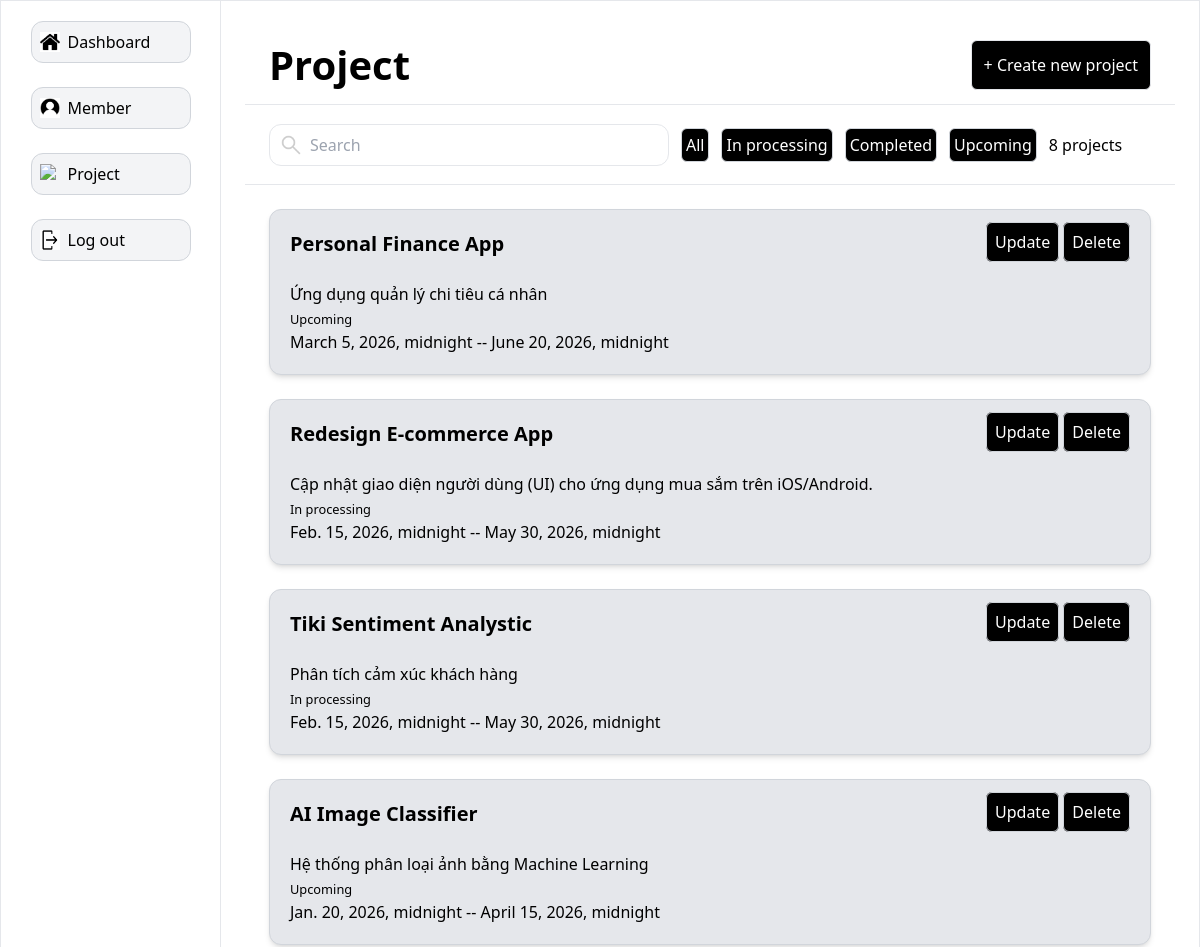
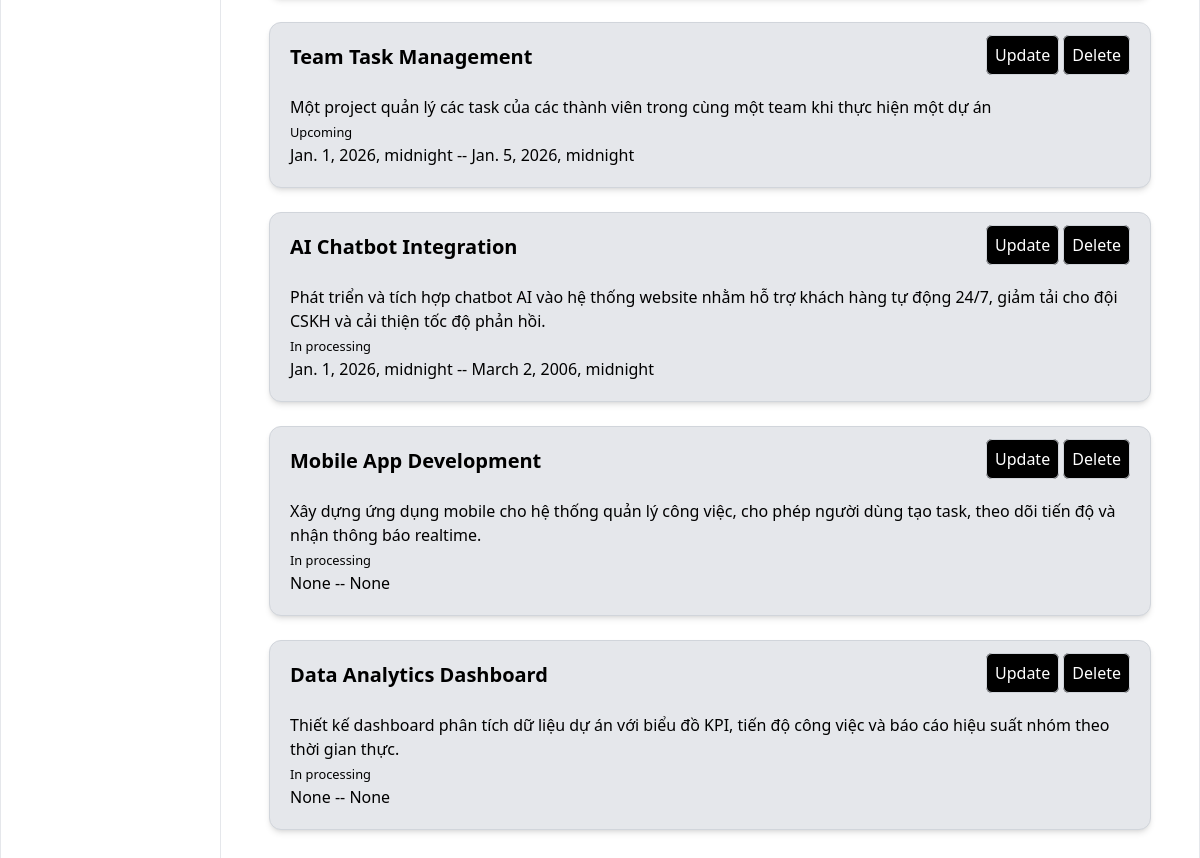
Page /project/ (signed in) on the committed database (2 pictures, top to bottom).
### main/models.py (models this page shows, shortened)
class Project(models.Model):
    status_dict = [
        ('In processing', 'In processing'),
        ('Completed', 'Completed'),
        ('Upcoming', 'Upcoming')
    ]
    project_id = models.AutoField(primary_key=True)
    project_name = models.CharField(max_length=100, blank=True, null=True)
    description = models.TextField(blank=True, null=True)
    start_date = models.DateTimeField(blank=True, null=True)
    end_date = models.DateTimeField(blank=True, null=True)
    created_by = models.ForeignKey(
        Users,
        on_delete=models.PROTECT,
        related_name='projects'
    )
    status_project = models.CharField(max_length=50, blank=True, null=True, choices=status_dict)

### main/views.py (the view)
# urls.py: path('project/', views.project, name='project'),
def project(request):
    q = request.GET.get('q') if request.GET.get('q') != None else ""
    projects = Project.objects.filter(
        Q(status_project__icontains=q) |
        Q(project_name__icontains=q)
    ).order_by('-start_date')
    project_count = projects.count()
    statuses = [s[0] for s in Project.status_dict]
    context = {'projects': projects, 'statuses': statuses, 'project_count': project_count}
    return render(request, 'main/project.html', context=context)

### main/templates/main/project.html
{% extends 'side_bar_member.html' %}
{% load static %}
{% block content %}
<div
  class="bg-white-200 items-center border-b border-b-gray-200 flex px-6 h-[80px] flex justify-between"
>
  <div><h1 class="text-[40px] font-bold">Project</h1></div>
  {% if request.user.role == 'Manager' %}
  <div class="border p-3 bg-black rounded-md">
    <div>
      <a href="{% url 'create_project'%}"><span class="text-white">+ Create new project</span></a>
    </div>
  </div>
  {% endif %}
</div>
<div class="bg-white-200 items-center border-b border-b-gray-200 flex px-6 h-[80px]">
  <div class="relative">
    <div class="absolute inset-y-0 left-0 flex items-center pl-3 pointer-events-auto">
      <img src="{% static 'icons/search.png' %}" alt="search icon" class="h-5 w-5" />
    </div>
    <form method='GET' action="{% url 'project' %}">
    <input
      name="q",
      type="text"
      class="pl-10 pr-3 py-2 border border-gray-200 rounded-xl w-[400px]"
      placeholder="Search"
    />
    </form>
  </div>
  <div class="border border-gray-300 rounded-md ml-3 flex justify-between content-center p-1 bg-black text-white">
    <div><a href="{% url 'project' %}">All </a></div>
  </div>
  {% for status in statuses %}
  <div class="border border-gray-300 rounded-md ml-3 flex justify-between content-center p-1 bg-black text-white">
    <div><a href="{% url 'project' %}?q={{status}}">{{status}}</a></div>
  </div>
  {% endfor %}
  <div class="ml-3"><h3>{{project_count}} projects</h3></div>
</div>
<div class="overflow-y-scroll space-y-6 h-[calc(100vh-200px)] p-6">
  {% for project in projects %}
  <div class="border border-gray-300 rounded-xl p-5 bg bg-gray-200 shadow-md transition delay-150 duration-300 ease-in-out hover:bg-gray-300 hover:scale-100">
      <div class="flex justify-between">
        <div><a href="{% url 'task' project.project_id %}"><span class="font-bold text-xl">{{ project.project_name }}</span></a></div>
        <div>
            {% if user.role == 'Manager' %}
            <a href="{% url 'update_project' project.project_id %}" class="border border-gray-300 rounded-md bg bg-black p-2 text-white">Update</a>
            <a href="{% url 'delete_project' project.project_id %}" class="border border-gray-300 rounded-md bg bg-black p-2 text-white">Delete</a>
            {% endif %}
        </div>
      </div>
      <br>
      <p>{{ project.description }}</p>
      <small>{{project.status_project}}</small>
      <p>{{ project.start_date }} -- {{ project.end_date }}</p>
  </div>
  {% endfor %}
</div>
{% endblock %}

### rows in the picture
Project: project_name "Personal Finance App", description "Ứng dụng quản lý chi tiêu cá nhân", status_project "Upcoming", start_date "March 5, 2026, midnight", end_date "June 20, 2026, midnight"
Project: project_name "Redesign E-commerce App", description "Cập nhật giao diện người dùng (UI) cho ứng dụng mua sắm trên iOS/Android.", status_project "In processing", start_date "Feb. 15, 2026, midnight", end_date "May 30, 2026, midnight"
Project: project_name "Tiki Sentiment Analystic", description "Phân tích cảm xúc khách hàng", status_project "In processing", start_date "Feb. 15, 2026, midnight", end_date "May 30, 2026, midnight"
Project: project_name "AI Image Classifier", description "Hệ thống phân loại ảnh bằng Machine Learning", status_project "Upcoming", start_date "Jan. 20, 2026, midnight", end_date "April 15, 2026, midnight"
Project: project_name "Team Task Management", description "Một project quản lý các task của các thành viên trong cùng một team khi thực hiện một dự án", status_project "Upcoming", start_date "Jan. 1, 2026, midnight", end_date "Jan. 5, 2026, midnight"
Project: project_name "AI Chatbot Integration", description "Phát triển và tích hợp chatbot AI vào hệ thống website nhằm hỗ trợ khách hàng tự động 24/7, giảm tải cho đội CSKH và cải thiện tốc độ phản hồi.", status_project "In processing", start_date "Jan. 1, 2026, midnight", end_date "March 2, 2006, midnight"
Project: project_name "Mobile App Development", description "Xây dựng ứng dụng mobile cho hệ thống quản lý công việc, cho phép người dùng tạo task, theo dõi tiến độ và nhận thông báo realtime.", status_project "In processing", start_date "None", end_date "None"
Project: project_name "Data Analytics Dashboard", description "Thiết kế dashboard phân tích dữ liệu dự án với biểu đồ KPI, tiến độ công việc và báo cáo hiệu suất nhóm theo thời gian thực.", status_project "In processing", start_date "None", end_date "None"

### other values in the picture
{{ status }} "In processing" "Completed" "Upcoming"
{{ project_count }} "8"
